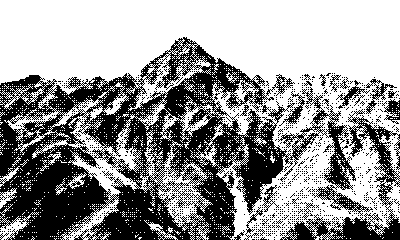
#> input picture Source/images/name_bg.png, 400 x 240 px
$ python sprite_from_silhouette.py ../Source/images/name_bg.png --out out.png
#> lines starting #> are read from the running program, lines starting #| are printed output that depends on the picture; after the words box and inside, x2 and y2 are one past the last pixel; in counts of white or black regions, pixels touching at a corner belong together
"""Convert a high-contrast subject image (silhouette, line art, or B&W illustration
on transparent/uniform background) into a clean 1-bit pixel-art sprite.

Pipeline:
  1. Composite source onto white (so transparent -> white, "outside subject").
  2. Convert to luma; use alpha (or luma != white) to find subject bbox.
  3. Tight-crop, then square-pad with white.
  4. Lanczos downscale to N x N.
  5. Threshold luma to 1-bit: dark -> black opaque, light -> transparent.
     White interior regions (spots, highlights) are preserved as transparent.
  6. Save as RGBA. Also save an opaque-white preview for inline viewing.

Usage:
  python tools/sprite_from_silhouette.py in.png --size 32 --out out.png
"""
from __future__ import annotations
import argparse
from pathlib import Path
from PIL import Image


def sprite_from_image(src: Path, size: int, out: Path,
                      threshold: int = 128, zoom: int = 8) -> None:
#> called with size = 32, threshold = 128, zoom = 8
    im = Image.open(src).convert("RGBA")
#> im is the input picture: PIL image 400x240 RGBA; mean R, G, B, A 153.2, 153.2, 153.2, 255

    # 1. Composite on white so transparency becomes "outside subject" = white.
    white = Image.new("RGBA", im.size, (255, 255, 255, 255))
#> white: PIL image 400x240 RGBA; every value is 255
    composed = Image.alpha_composite(white, im).convert("RGB")
#> composed: PIL image 400x240 RGB; 60.1% white; 836 black regions (818 under 20 px), largest, box (x1, y1, x2, y2) and area: (0, 37, 373, 240) 32333, (280, 109, 400, 240) 3202, (366, 79, 397, 114) 247

    # 2. Subject bbox: prefer source alpha; fall back to "not pure white".
    alpha = im.split()[-1]
#> alpha: PIL image 400x240 L; every value is 255
    if alpha.getbbox() is not None and alpha.getextrema() != (255, 255):
        bbox = alpha.getbbox()
    else:
        # Find bbox where luma is not max.
        gray = composed.convert("L")
        mask = gray.point(lambda v: 255 if v < 250 else 0, mode="L")
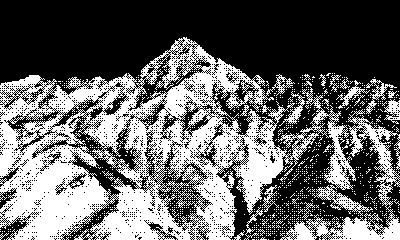
#> mask: PIL image 400x240 L; 39.9% white; 836 white regions (818 under 20 px), largest, box (x1, y1, x2, y2) and area: (0, 37, 373, 240) 32333, (280, 109, 400, 240) 3202, (366, 79, 397, 114) 247
        bbox = mask.getbbox()
#> bbox = (0, 37, 400, 240)
        if bbox is None:
            raise SystemExit("empty image — no subject found")

    cropped = composed.crop(bbox)
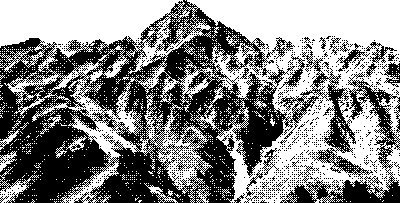
#> cropped: PIL image 400x203 RGB; 52.8% white; 836 black regions (818 under 20 px), largest, box (x1, y1, x2, y2) and area: (0, 0, 373, 203) 32333, (280, 72, 400, 203) 3202, (366, 42, 397, 77) 247

    # 3. Square-pad with white so aspect ratio survives downscale.
    w, h = cropped.size
#> w = 400; h = 203
    side = max(w, h)
#> side = 400
    sq = Image.new("RGB", (side, side), (255, 255, 255))
#> sq: PIL image 400x400 RGB; every value is 255
    sq.paste(cropped, ((side - w) // 2, (side - h) // 2))
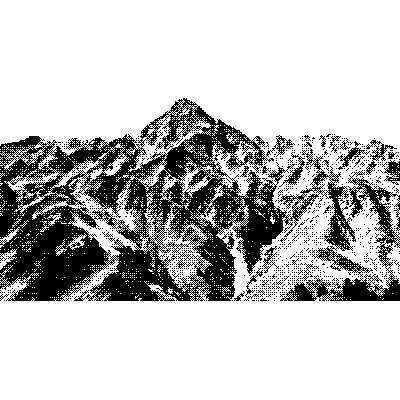
#> sq: PIL image 400x400 RGB; 76% white; 836 black regions (818 under 20 px), largest, box (x1, y1, x2, y2) and area: (0, 98, 373, 301) 32333, (280, 170, 400, 301) 3202, (366, 140, 397, 175) 247

    # 4. Lanczos downscale.
    small = sq.resize((size, size), Image.LANCZOS).convert("L")
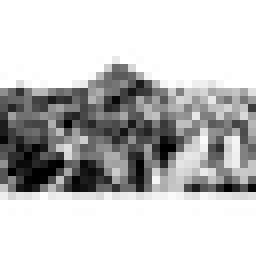
#> small: PIL image 32x32 L (shown 8 times larger); min 0, max 255, mean 193.7

    # 5. Threshold to 1-bit. Dark -> black opaque, light -> transparent.
    rgba = Image.new("RGBA", (size, size), (0, 0, 0, 0))
#> rgba: PIL image 32x32 RGBA; every value is 0
    px = small.load()
    op = rgba.load()
    for y in range(size):
        for x in range(size):
            if px[x, y] < threshold:
                op[x, y] = (0, 0, 0, 255)

    rgba.save(out)
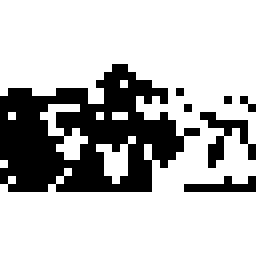
#> saved as out.png: PIL image 32x32 RGBA (shown 8 times larger); mean R, G, B, A 0, 0, 0, 65; transparent parts drawn white
    print(f"wrote {out}")

    if zoom > 1:
        big = rgba.resize((size * zoom, size * zoom), Image.NEAREST)
        bg = Image.new("RGBA", big.size, (255, 255, 255, 255))
#> bg: PIL image 256x256 RGBA; every value is 255
        bg.paste(big, (0, 0), big)
        zp = out.with_name(out.stem + f"_{zoom}x" + out.suffix)
        bg.convert("RGB").save(zp)
        print(f"wrote {zp}")


def main() -> None:
    p = argparse.ArgumentParser()
    p.add_argument("src", type=Path)
    p.add_argument("--size", type=int, default=32)
    p.add_argument("--out", type=Path, required=True)
    p.add_argument("--threshold", type=int, default=128,
                   help="0-255: luma cutoff for black vs transparent")
    p.add_argument("--zoom", type=int, default=8)
    a = p.parse_args()
    sprite_from_image(a.src, a.size, a.out, a.threshold, a.zoom)


if __name__ == "__main__":
    main()
